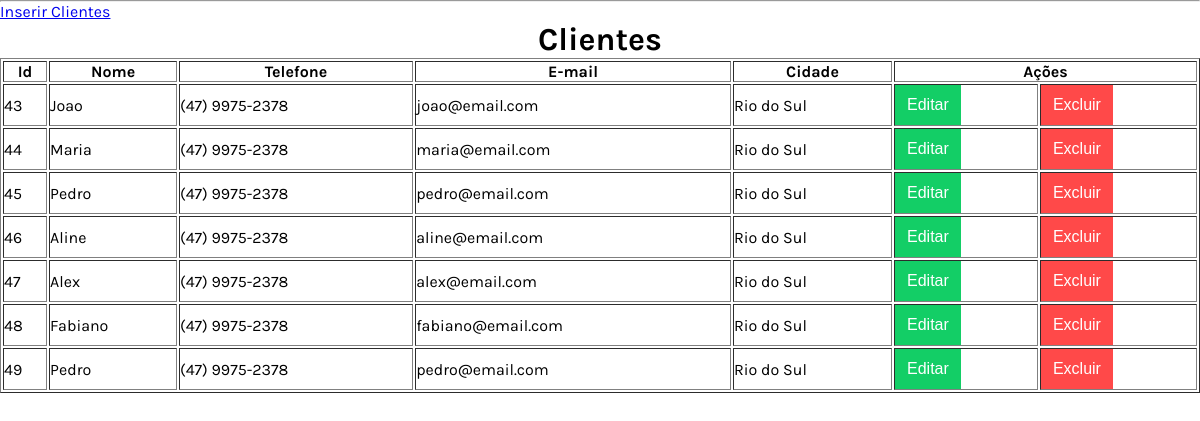
The page /aula-13-02-2023/consulta-cliente-simples.php on the database as committed earlier.
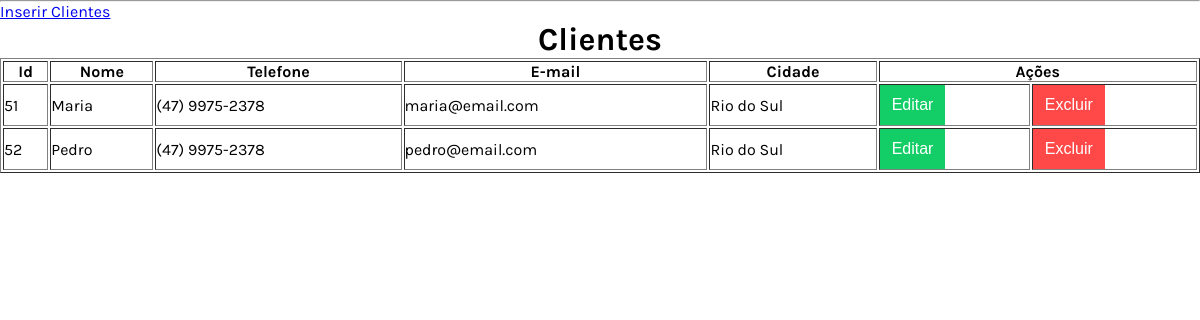
The same page on the database as committed later.
### tables this page shows
CREATE TABLE cliente (cliente_id INTEGER PRIMARY KEY AUTOINCREMENT NOT NULL, nome TEXT, telefone TEXT, email TEXT, cidade TEXT);

### aula-13-02-2023/consulta-cliente-simples.php (the view, shortened to what this page needs)
<?php
function getDados(){
    $pdo = getConexao();
    $query = "SELECT * FROM `cliente`";
    $stmt = $pdo->prepare($query);
    $stmt->execute();
    $aDados = array();
    while ($result = $stmt->fetch(PDO::FETCH_ASSOC)) {
        $aDados[] = $result;
    }
    return $aDados;
}
function getColunasTabela(){
    $html_colunas_tabela = '';
    $aDados = getDados();
    if (count($aDados)) {
        foreach ($aDados as $aContato) {
            $html_colunas_tabela .= "<tr>";
            $cliente_id = $aContato["cliente_id"];
            $nome       = $aContato["nome"];
            $telefone   = $aContato["telefone"];
            $email      = $aContato["email"];
            $cidade     = $aContato["cidade"];
            $html_colunas_tabela .= "<td>$cliente_id</td>";
            $html_colunas_tabela .= "<td>$nome</td>";
            $html_colunas_tabela .= "<td>$telefone</td>";
            $html_colunas_tabela .= "<td>$email</td>";
            $html_colunas_tabela .= "<td>$cidade</td>";
            $html_colunas_tabela .= getAcoesCliente($cliente_id);
            $html_colunas_tabela .= "</tr>";
        }
    } else {
        $html_colunas_tabela .= "<tr><td colspan=\"7\" align='center'>Sem dados para exibir</td></tr>";
    }
    return $html_colunas_tabela;
}
function getAcoesCliente($cliente_id) {
    $html_acao = '<td>
                        <button type="button" class="button green"
                            onclick="editarCliente(' . $cliente_id . ')">Editar</button>
                   </td>
                   <td>
                        <button type="button" class="button red"
                            onclick="excluirCliente(' . $cliente_id . ')">Excluir</button>
                    </td>';
    return $html_acao;
}
function carregaCabecalho() {
    $html = '<!DOCTYPE html>
            <html lang="pt-BR">
            <head>
                <meta charset="UTF-8">
                <meta http-equiv="X-UA-Compatible" content="IE=edge">
                <meta name="viewport" content="width=device-width, initial-scale=1.0">
                <link rel="preconnect" href="https://fonts.gstatic.com">
                <link href="https://fonts.googleapis.com/css2?family=Karla:ital,wght@0,400;0,700;1,200;1,800&display=swap"
                      rel="stylesheet">
                <link rel="stylesheet" href="css/button.css">
                <link rel="stylesheet" href="css/main.css">
                <link rel="stylesheet" href="css/button.css">
                <link rel="stylesheet" href="css/records.css">
                <link rel="stylesheet" href="css/modal.css">
                <script src="js/jquery.min.js" defer></script>
                <script src="js/cliente.js" defer></script>
                <title>Cliente</title>
            </head>
            <body>';
    return $html;
}
function getModalClientes(){
    return '<div class="modal" id="modal">
            <div class="modal-content">
                <header class="modal-header">
                    <h2>Novo Cliente</h2>
                    <span class="modal-close" id="modalClose">&#10006;</span>
                </header>
                <form id="form" class="modal-form">
                    <input type="hidden" id="cliente_id" class="modal-field" placeholder="Id">
                    <input type="text" id="nome" data-index="new" class="modal-field" placeholder="Nome do Cliente" required value="Joao">
                    <input type="text" id="telefone" class="modal-field" placeholder="Telefone..." required value="(47)98854-7844">
                    <input type="email" id="email" class="modal-field" placeholder="E-mail..." required value="joao@email.com">
                    <input type="text" id="cidade" class="modal-field" placeholder="Cidade..." required value="Rio do Sul">
                </form>
                <footer class="modal-footer" id="modal-footer">
                    <button id="salvar" class="button green">Salvar</button>
                    <button id="cancelar" class="button blue">Cancelar</button>
                </footer>
            </div>
        </div>';
}
function carregaClientes(){
    $html_tabela = carregaCabecalho();
    $html_tabela .= '<a href="executa_insert_clientes.php">Inserir Clientes</a>';
    $html_tabela .= "<table border='1' id=\"tableDados\">";
    $html_tabela .= "<caption><h1>Clientes</h1></caption>";
    $html_tabela .= "<thead>";
    $html_tabela .= "    <tr>";
    $html_tabela .= "    <th>Id</th>";
    $html_tabela .= "    <th>Nome</th>";
    $html_tabela .= "    <th>Telefone</th>";
    $html_tabela .= "    <th>E-mail</th>";
    $html_tabela .= "    <th>Cidade</th>";
    $html_tabela .= "    <th colspan='2'>Ações</th>";
    $html_tabela .= "    </tr>";
    $html_tabela .= "</thead>";
    $html_tabela .= "<tbody>";
    $html_tabela .= getColunasTabela();
    $html_tabela .= "</tbody>";
    $html_tabela .= "</table>";
    $html_tabela .= getModalClientes();
    echo $html_tabela;
}
carregaClientes();

### aula-13-02-2023/css/button.css (style rules this page uses)
.button { border-style: none; height: 40px; padding: 6px 12px; background-color: black; color: white; font-size: 1rem; cursor: pointer; transition: box-shadow .6s ease; }
button.green { background-color: #13CE66; }
button.red { background-color: #FF4949; }

### aula-13-02-2023/css/main.css (style rules this page uses)
* { padding: 0; margin: 0; box-sizing: border-box; }
:root { --primary-color: #FFBA00; --secundary-color: #FFF1CC; --shadow-color: #CCC; --text-color: #FFF; }
body { min-height: 100vh; display: flex; flex-direction: column; font-family: 'karla', sans-serif; position:relative; }

Rows that differ between the two databases and show on the page:
removed cliente: cliente_id "43", nome "Joao", telefone "(47) 9975-2378", email "joao@email.com", cidade "Rio do Sul"
removed cliente: cliente_id "44", nome "Maria", telefone "(47) 9975-2378", email "maria@email.com", cidade "Rio do Sul"
removed cliente: cliente_id "45", nome "Pedro", telefone "(47) 9975-2378", email "pedro@email.com", cidade "Rio do Sul"
removed cliente: cliente_id "46", nome "Aline", telefone "(47) 9975-2378", email "aline@email.com", cidade "Rio do Sul"
removed cliente: cliente_id "47", nome "Alex", telefone "(47) 9975-2378", email "alex@email.com", cidade "Rio do Sul"
removed cliente: cliente_id "48", nome "Fabiano", telefone "(47) 9975-2378", email "fabiano@email.com", cidade "Rio do Sul"
removed cliente: cliente_id "49", nome "Pedro", telefone "(47) 9975-2378", email "pedro@email.com", cidade "Rio do Sul"
added cliente: cliente_id "51", nome "Maria", telefone "(47) 9975-2378", email "maria@email.com", cidade "Rio do Sul"
added cliente: cliente_id "52", nome "Pedro", telefone "(47) 9975-2378", email "pedro@email.com", cidade "Rio do Sul"
